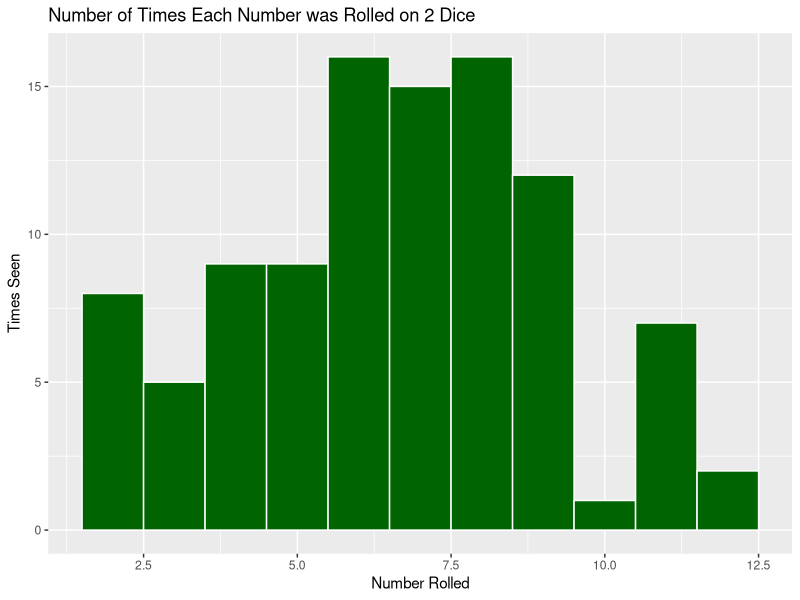
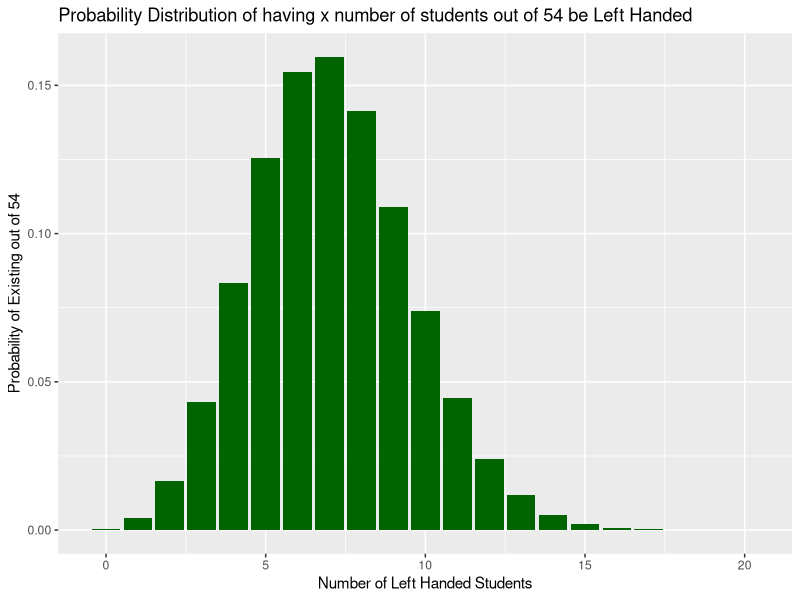

Generate these figures, in order, with R:
#Probability of getting heads or tails 1/2. Both are independent of each other
#Binomial Distribution : NCx (w^x)(1-w)^N-x
# N = 10, x = 7 vs N = 10, x = 3
#P(H) :
# Step 1: Count how many different ways more than or 7 heads can occure
# Step 2: Use Binomial Distribution to calculate Probability

#P(T) :
# Step 1: Count how many different ways fewer than or 3 tails can occure
# Step 2: Use Binomial Distribution to calculate Probability

# Calculations:
# P(H) = (10C7 + 10C8 + 10C9 + 10C10) * ((0.5)^7 * (0.5)^3) = 0.17
# P(T) = 10C0 + 10C1 + 10C2 + 10C3) * (0.5)^3 * (0.5)^7 = 0.17
# P(T) = P(H)

library(ggplot2)
#Problem 2
die1 <- c(1:6)
die2 <- c(1:6)
set.seed(20200413)
#You need 2 different dice to be rolled
diceRole1 <- sample(die1, 100, replace = TRUE, prob = rep(1/6,6)) 
diceRole2 <- sample(die2, 100, replace = TRUE, prob = rep(1/6,6))
diceRoleSample <- data.frame(roleNumber = diceRole1 + diceRole2)



ggplot(diceRoleSample, aes(x = roleNumber)) + geom_histogram(bins = 11, binwidth = 1, color = "white", fill = "darkgreen") +
  labs(x = "Number Rolled", y = "Times Seen", title = "Number of Times Each Number was Rolled on 2 Dice")

#Mean = Sum of all roll results / amount of rolls
m <- round(mean(diceRoleSample$roleNumber), 2)  #6.60

#Var(x) = (sum of all (x - mean)^2 ) / (number of rolls - 1 )
variance <- round(var(diceRoleSample$roleNumber), digits = 2)  #6.38


#Problem 3
dbinom(10, 54, 0.131)
pbinom(10, 54, 0.131)
qbinom(0.131, 54, 0.131)
rbinom(10, 54, 0.131)
lefties <- data.frame(numLeft = c(0:20), prob = dbinom(0:20, 54, 0.131))
ggplot(data = lefties, aes(x = numLeft, y = prob)) + geom_bar(stat = "identity", fill = "darkgreen") +
  labs(x = "Number of Left Handed Students", y = "Probability of Existing out of 54", 
       title = "Probability Distribution of having x number of students out of 54 be Left Handed")


#Problem 4

#Probability of a cereal box having a height of 10.7 or fewer inches
pnorm(10.7, mean = 12, sd = 0.5)

#Lower Quartile
round(qnorm(0.25, mean = 12, sd = 0.5), digits = 2)

#Upper Quartile
round(qnorm(0.75, mean = 12, sd = 0.5), digits = 2)

#Median Quartile
round(qnorm(0.5, mean = 12, sd = 0.5), digits = 2)